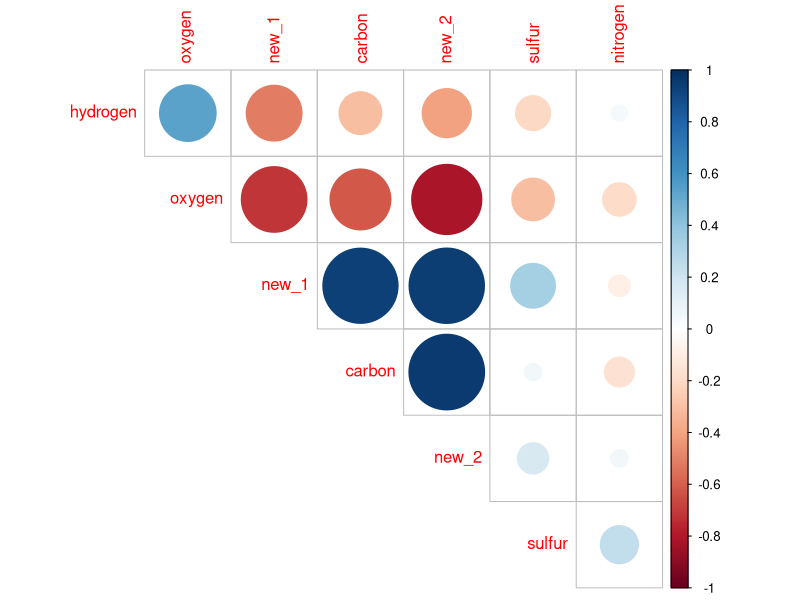

Write R code to recreate this figure.
# Title     : step_lincomb
# Objective : TODO
# Created by: Owner
# Created on: 2020/06/07
# URL       : https://recipes.tidymodels.org/reference/step_lincomb.html


library(tidyverse)
library(modeldata)
library(recipes)
library(corrplot)


# データロード
data(biomass)


# 線形結合の列を追加
biomass$new_1 <- with(biomass, .1*carbon - .2*hydrogen + .6*sulfur)
biomass$new_2 <- with(biomass, .5*carbon - .2*oxygen + .6*nitrogen)


# データ確認
biomass %>% as_tibble()
biomass %>% glimpse()


# 相関プロット
biomass %>%
  select(carbon, hydrogen, sulfur, oxygen, nitrogen, new_1, new_2) %>%
  cor() %>%
  corrplot(diag=FALSE, type="upper", order="hclust",)



# データ分割
biomass_tr <- biomass[biomass$dataset == "Training",]
biomass_te <- biomass[biomass$dataset == "Testing",]


# レシピ作成
rec <-
  recipe(HHV ~ carbon + hydrogen + oxygen + nitrogen +
         sulfur + new_1 + new_2, data = biomass_tr) %>%
    step_lincomb(all_predictors()) %>%
    prep(training = biomass_tr)


# 確認
rec %>% print()


# レシピ適用
# --- sparse列が削除されている
filtered_te <- rec %>% bake(biomass_te)
filtered_te %>% print()
